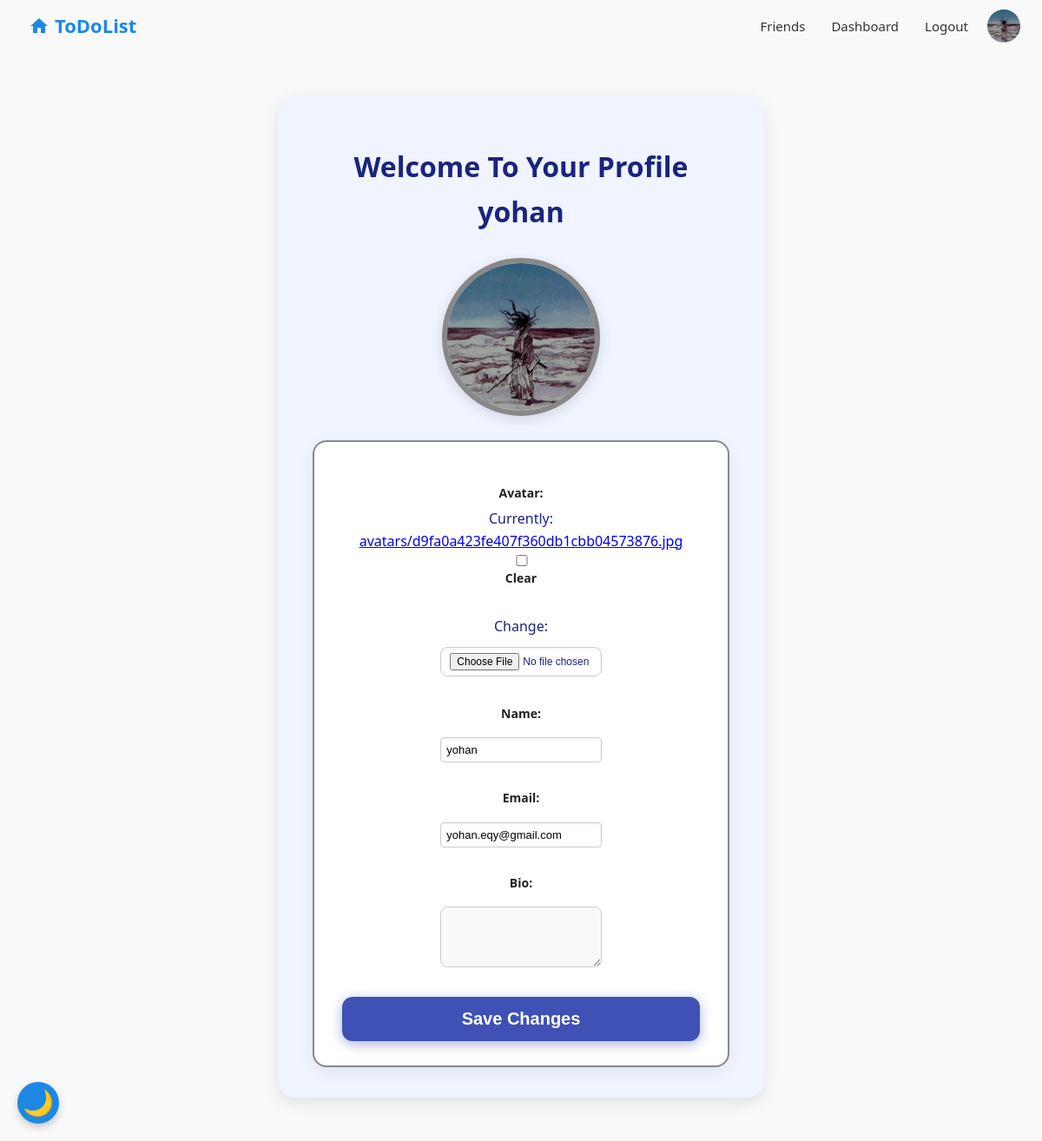
Before: /profile/ (signed in) with the older database file.
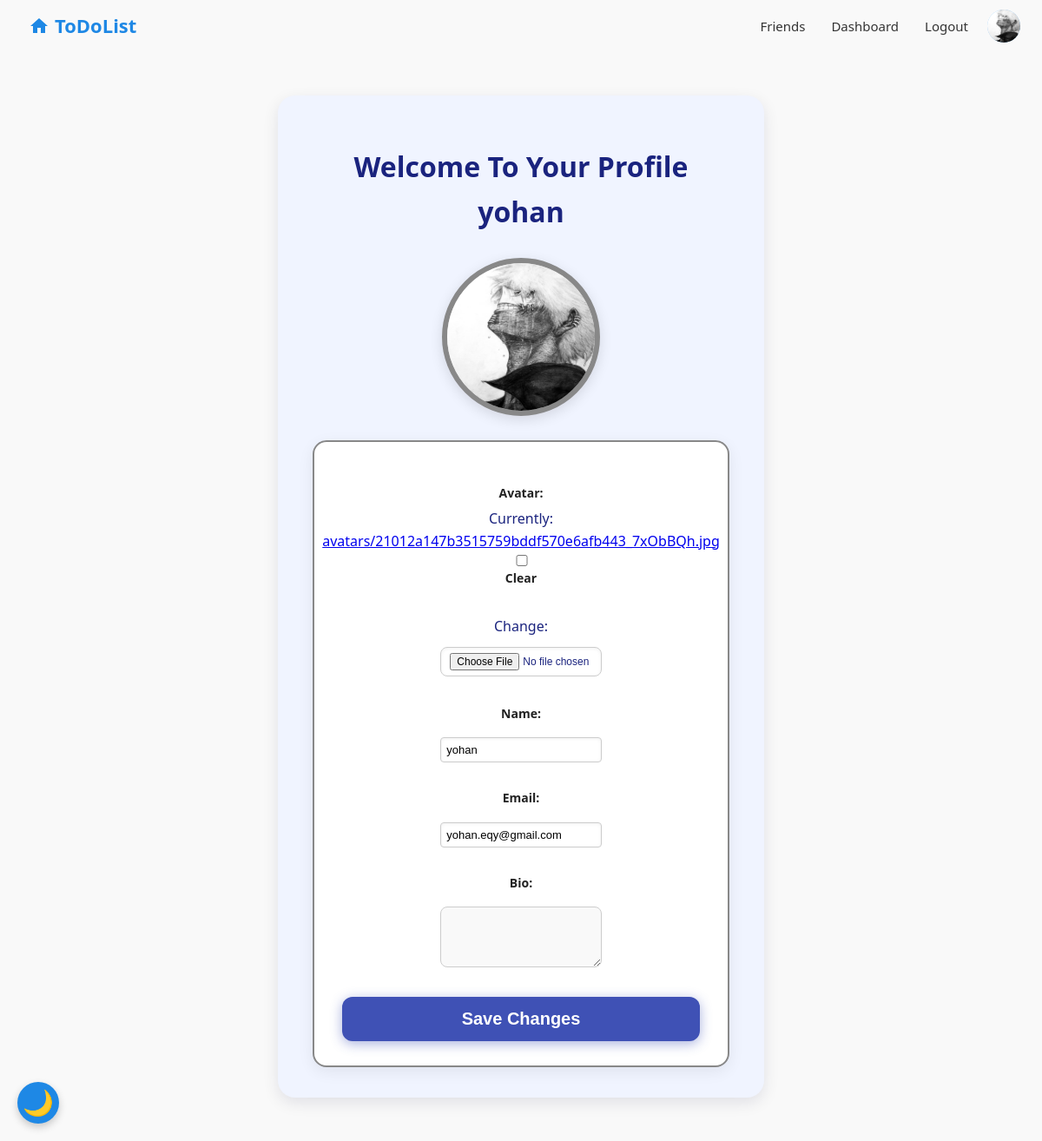
After: the same page with the newer database file.
### base/models.py (models this page shows, shortened)
class User(AbstractBaseUser, PermissionsMixin):
    email = models.EmailField(unique=True)
    name = models.CharField(max_length=255, unique=False)
    avatar = models.ImageField(upload_to='avatars/', blank=True, null=True)
    bio = models.TextField(blank=True, null=True)
    is_active = models.BooleanField(default=True)
    is_staff = models.BooleanField(default=False)
    date_joined = models.DateTimeField(default=timezone.now)
    friends = models.ManyToManyField("self", blank=True, symmetrical=True)
    USERNAME_FIELD = 'email'
    REQUIRED_FIELDS = ['name']
    objects = CustomUserManager()

### base/views.py (the view)
# urls.py: path('profile/', views.profile_view, name='profile'),
@login_required
def profile_view(request):
    user = request.user
    if request.method == 'POST':
        form = ChengeForm(request.POST, request.FILES, instance=request.user)
        if form.is_valid():
            form.save()
            return redirect('home')
    else:
        form = ChengeForm(instance=request.user)
    return render(request, 'base/profile.html', {'form': form})

### base/forms.py (shortened to what this page needs)
class ChengeForm(forms.ModelForm):
    class Meta:
        model = User
        fields = ('avatar', 'name', 'email', 'bio')
        widgets = {
            'bio': forms.Textarea(attrs={
                'class': 'auth-input bio-field',
                'rows': 2,
                'style': 'resize:none;',
            }),
        }
    def __init__(self, *args, **kwargs):
        self.user = kwargs.get('instance')
        super().__init__(*args, **kwargs)

### base/templates/base/profile.html (shortened to what this page needs)
{% extends 'base/main.html' %}
{% load static %}
{% block extra_css %}
<link rel="stylesheet" href="{% static 'css/style.css' %}?{% now 'U' %}">
{% endblock %}
{% block content %}
<div class="profile-container">
  <h1>Welcome To Your Profile {{ user.name }}</h1>
  <div class="navbar-avatar">
    {% if user.avatar %}
      <img src="{{ user.avatar.url }}" alt="Avatar" class="profile-avatar">
    {% else %}
      <div class="avatar-placeholder">
        {{ user.name|slice:":1"|upper }}
      </div>
    {% endif %}
  </div>
  <form method="POST" enctype="multipart/form-data" class="profile-form">
    <div class="form-group">
      {{ form.avatar.label_tag }}
      {{ form.avatar }}
    </div>
    <div class="form-group">
      {{ form.name.label_tag }}
      {{ form.name }}
    </div>
    <div class="form-group">
      {{ form.email.label_tag }}
      {{ form.email }}
    </div>
    <div class="form-group">
      {{ form.bio.label_tag }}
      {{ form.bio }}
    </div>
    <button type="submit" class="profile-submit-btn">Save Changes</button>
  </form>
</div>
{% endblock %}

### base/templates/base/main.html (shortened to what this page needs)
<!DOCTYPE html>
<html lang="fa" dir="ltr">
<head>
  {% load static %}
  <link rel="stylesheet" href="{% static 'css/style.css' %}?v=2">
  {% block extra_css %}{% endblock %}
</head>
<body>
  {% include 'base/navbar.html' %}
  <div class="dark-mode-toggle-container">
    <button id="darkModeToggle" class="dark-mode-toggle" title="تغییر حالت تیره">🌙</button>
  </div>
  {% block content %}{% endblock %}
</body>
</html>

### base/templates/base/navbar.html (shortened to what this page needs)
<!DOCTYPE html>
<html lang="en">
<head>
</head>
<body>
  <header class="navbar-container">
    <a href="/" class="navbar-logo" title="Home">
      <svg class="home-icon1" xmlns="http://www.w3.org/2000/svg" width="24" height="24" fill="#1e88e5" viewBox="0 0 24 24" aria-hidden="true">
        <path d="M10 20v-6h4v6h5v-8h3L12 3 2 12h3v8z"/>
      </svg>
      <span class="logo-text">ToDoList</span>
    </a>
    <div class="navbar-links-container">
      {% if user.is_authenticated %}
        <a href="#" id="openFriendsModal" class="navbar-link">Friends</a>
        <a href="{% url 'dashbord' %}" class="navbar-link">Dashboard</a>
        <a href="#" id="openLogoutModal" class="navbar-link">Logout</a>
        <a href="{% url 'profile' %}" class="navbar-avatar-topright">
          {% if user.avatar %}
            <img src="{{ user.avatar.url }}" alt="Avatar" class="navbar-avatar-img" />
          {% else %}
            <div class="navbar-avatar-placeholder">{{ user.name|slice:":1"|upper }}</div>
          {% endif %}
        </a>
      {% else %}
        <a href="{% url 'login' %}" class="navbar-link">Login</a>
      {% endif %}
    </div>
  </header>
</body>
</html>

### base/templates/base/main.html (style rules this page uses)
input, textarea, select { transition: background-color 0.3s ease, color 0.3s ease, border-color 0.3s ease; }
body { visibility: hidden; transition: visibility 0.3s ease; }

### base/templates/base/navbar.html (style rules this page uses)
.navbar-link { background-color: transparent; border: none; padding: 8px 14px; color: #d32f2f; text-decoration: none; font-size: 16px; font-weight: 600; cursor: pointer; border-radius: 8px; box-sizing: border-box; transition: color 0.3s ease, background-color 0.3s ease, box-shadow 0.3s ease, transform 0.2s cubic-bezier(0.4, 0, 0.2, 1); outline-offset: 3px; outline: none; }
.navbar-container { width: 100%; height: 60px; display: flex; align-items: center; justify-content: space-between; padding: 0 10px; box-sizing: border-box; background-color: transparent; box-shadow: none; position: relative; z-index: 10; }
.navbar-links-container { display: flex; align-items: center; gap: 14px; flex-wrap: wrap; justify-content: center; }
.navbar-link { text-decoration: none; color: #333; font-weight: 500; font-size: 15px; padding: 6px 8px; transition: color 0.2s; }
.navbar-avatar-img, .navbar-avatar-placeholder { width: 38px; height: 38px; border-radius: 50%; object-fit: cover; background: #90caf9; color: white; font-weight: bold; font-size: 16px; display: flex; align-items: center; justify-content: center; }
.navbar-avatar-topright { order: 0; }
.navbar-logo { display: inline-flex; align-items: flex-start; gap: 6px; color: #1e88e5; font-weight: 700; font-size: 22px; text-decoration: none; position: relative; padding-bottom: 4px; cursor: pointer; user-select: none; transition: color 0.3s ease; }
.navbar-logo .home-icon1 { width: 24px; height: 24px; margin: 0; }
.navbar-logo { display: flex; align-items: center; padding: 0 8px; margin: 0; height: 100%; text-decoration: none; }
.navbar-logo::after { content: ""; position: absolute; bottom: 14px; left: 0; height: 2px; width: 100%; background-color: #1e88e5; transform: scaleX(0); transform-origin: bottom right; transition: transform 0.3s ease; }

Changed rows visible on the page:
changed User "yohan": avatar: a different picture
Other visible differences:
text no longer shown: "Currently: avatars/d9fa0a423fe407f360db1cbb04573876.jpg Clear Change:"
text now shown: "Currently: avatars/21012a147b3515759bddf570e6afb443_7xObBQh.jpg Clear Change:"
